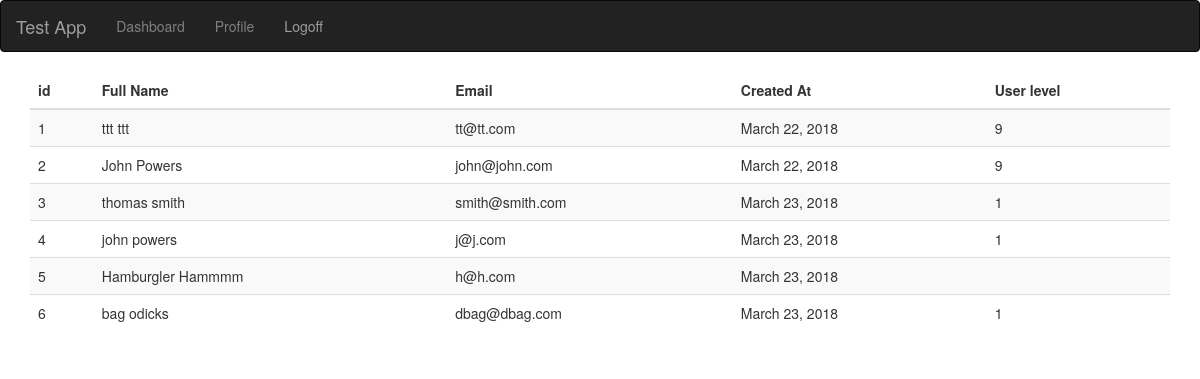
Page /dashboard/ (signed in) on the committed database.
### apps/login/models.py (models this page shows)
class Users(models.Model):
    first_name = models.CharField(max_length=255)
    last_name = models.CharField(max_length=255)
    email = models.CharField(max_length=255)
    password = models.CharField(max_length=255)
    created_at = models.DateTimeField(auto_now_add=True)
    user_level = models.CharField(max_length=255)
    description = models.TextField(max_length=1000)
    objects = UsersManager()

### apps/dashboard/views.py (the view)
def index(request):
    if request.session['status'] == False:
        return redirect('/')
    users = Users.objects.all().all()
    users1 = list(users)
    users2 = [{'id':x.id,'first_name':x.first_name, 'last_name':x.last_name, 'email':x.email, 'created_at':x.created_at, 'user_level':x.user_level} for x in users1]
    context = { 'user_list':users2}
    return render(request, 'dashboard/index.html',context)

### apps/dashboard/templates/dashboard/index.html (shortened to what this page needs)
  <!DOCTYPE html>
  <html>
    <head>
      <link rel="stylesheet" href="https://maxcdn.bootstrapcdn.com/bootstrap/3.3.7/css/bootstrap.min.css">
        {% load static %}
      <link rel="stylesheet" href="{% static 'store/css/style.css' %}" media="screen" title="no title"  charset="utf-8">
      </head>
    <body>
    <nav class="navbar navbar-inverse">
      <div class="container-fluid">
        <div class="navbar-header">
          <a class="navbar-brand" href="/">Test App</a>
        </div>
      <ul class="nav navbar-nav">
      <li>
      <form action="/dashboard/decision/" method="post">
          <input type="submit" value="Dashboard" style="border:none;background:none;color:gray;padding:15px;">
      </form>
      </li>
      <li>
      <form action="/users/decision/" method="post">
          <input type="submit" value="Profile" style="border:none;background:none;color:gray;padding:15px;">
      </form>
      </li>
      <li><a href="/logoff">Logoff</a></li>
    </ul>
    </div>
    </nav>
        <div class="container">
        <table class="table table-striped">
        <thead>
          <tr>
            <th>id</th>
            <th>Full Name</th>
            <th>Email</th>
            <th>Created At</th>
            <th>User level</th>
          </tr>
        </thead>
        <tbody>
          {% for user in user_list %}
          <tr>
             <td>{{user.id}}</td>
             <td>{{user.first_name}} {{user.last_name}}</td>
             <td>{{user.email}}</td>
             <td>{{user.created_at|date:'F d, Y'}}</td>
             <td>{{user.user_level}}</td>
          </tr>
          {% endfor %}
        </tbody>
      </table>
      </div>
    </body>
  </html>

### rows in the picture
Users: first_name "ttt", last_name "ttt", email "tt@tt.com", created_at "March 22, 2018"
Users: first_name "John", last_name "Powers", email "john@john.com", created_at "March 22, 2018"
Users: first_name "thomas", last_name "smith", email "smith@smith.com", created_at "March 23, 2018"
Users: first_name "john", last_name "powers", email "j@j.com", created_at "March 23, 2018"
Users: first_name "Hamburgler", last_name "Hammmm", email "h@h.com", created_at "March 23, 2018"
Users: first_name "bag", last_name "odicks", email "dbag@dbag.com", created_at "March 23, 2018"

### other values in the picture
{{ user.id }} "1" "2" "3" "4" "5" "6"
{{ user.user_level }} "9" "9" "1" "1" "1"
